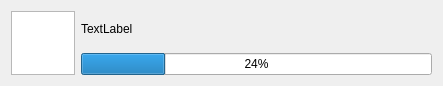
<?xml version="1.0" encoding="UTF-8"?>
<ui version="4.0">
 <class>Form</class>
 <widget class="QWidget" name="Form">
  <property name="geometry">
   <rect>
    <x>0</x>
    <y>0</y>
    <width>443</width>
    <height>84</height>
   </rect>
  </property>
  <property name="windowTitle">
   <string>Form</string>
  </property>
  <layout class="QHBoxLayout" name="horizontalLayout_2">
   <item>
    <layout class="QHBoxLayout" name="horizontalLayout">
     <item>
      <widget class="QGraphicsView" name="graphicsView">
       <property name="sizePolicy">
        <sizepolicy hsizetype="Minimum" vsizetype="Minimum">
         <horstretch>0</horstretch>
         <verstretch>0</verstretch>
        </sizepolicy>
       </property>
       <property name="maximumSize">
        <size>
         <width>64</width>
         <height>64</height>
        </size>
       </property>
      </widget>
     </item>
     <item>
      <layout class="QVBoxLayout" name="verticalLayout">
       <item>
        <widget class="QLabel" name="label">
         <property name="text">
          <string>TextLabel</string>
         </property>
        </widget>
       </item>
       <item>
        <widget class="QProgressBar" name="progressBar">
         <property name="value">
          <number>24</number>
         </property>
        </widget>
       </item>
      </layout>
     </item>
    </layout>
   </item>
  </layout>
 </widget>
 <resources/>
 <connections/>
</ui>
